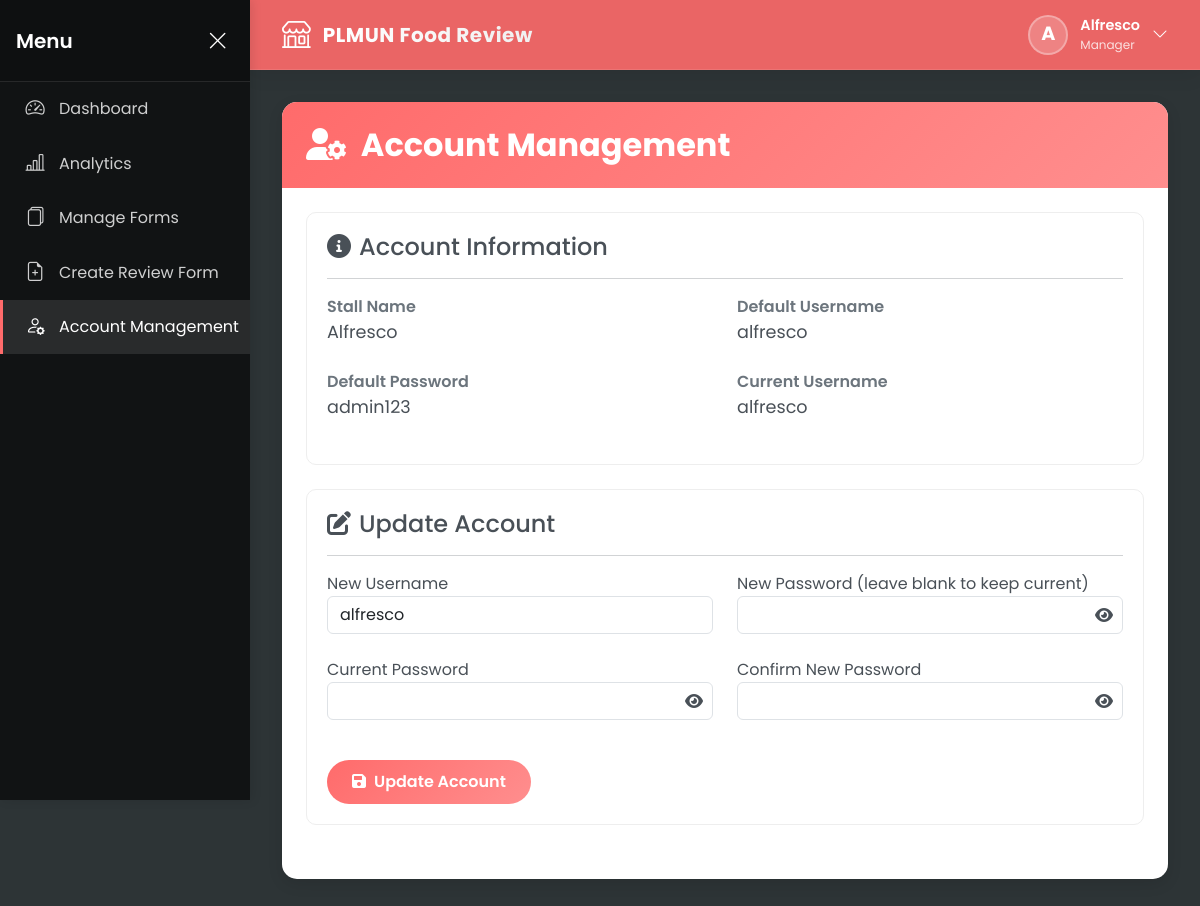
Page /stall_admin/account_management.php (signed in) on the committed database.
### tables this page shows
CREATE TABLE `food_stalls` (
  `id` int(11) NOT NULL,
  `stall_name` varchar(100) NOT NULL,
  `description` text DEFAULT NULL,
  `username` varchar(50) NOT NULL,
  `password` varchar(255) NOT NULL,
  `created_at` timestamp NOT NULL DEFAULT current_timestamp()
);

### stall_admin/account_management.php (the view, shortened to what this page needs)
<?php
require_once('../config/db_config.php');
$stall_id = $_SESSION["stall_id"];
$stmt = $conn->prepare("SELECT stall_name, description, username, password FROM food_stalls WHERE id = ?");
$stmt->bind_param("i", $stall_id);
$stmt->execute();
$result = $stmt->get_result();
$stall = $result->fetch_assoc();
$default_username = strtolower(str_replace(' ', '', $stall["stall_name"]));
$default_password = "admin123";
?>
<!DOCTYPE html>
<html lang="en">
<head>
    <link href="https://cdn.jsdelivr.net/npm/bootstrap@5.3.0/dist/css/bootstrap.min.css" rel="stylesheet">
    <link rel="stylesheet" href="https://cdnjs.cloudflare.com/ajax/libs/font-awesome/6.0.0/css/all.min.css">
    <link rel="stylesheet" href="../components/index.css">
</head>
<body>
    <?php include('../includes/sidebar.php'); ?>
    <?php include('../includes/topbar.php'); ?>
    <div class="main-content">
        <div class="dashboard-card">
            <div class="dashboard-header">
                <h2 class="dashboard-title"><i class="fas fa-user-cog me-2"></i> Account Management</h2>
            </div>
            <div class="p-4">
                <div class="account-info-card mb-4">
                    <h4><i class="fas fa-info-circle me-2"></i>Account Information</h4>
                    <hr>
                    <div class="row">
                        <div class="col-md-6">
                            <div class="form-group">
                                <label class="info-label">Stall Name</label>
                                <p class="info-value"><?= htmlspecialchars($stall["stall_name"]) ?></p>
                            </div>
                        </div>
                        <div class="col-md-6">
                            <div class="form-group">
                                <label class="info-label">Default Username</label>
                                <p class="info-value"><?= $default_username ?></p>
                            </div>
                        </div>
                        <div class="col-md-6">
                            <div class="form-group">
                                <label class="info-label">Default Password</label>
                                <p class="info-value"><?= $default_password ?></p>
                            </div>
                        </div>
                        <div class="col-md-6">
                            <div class="form-group">
                                <label class="info-label">Current Username</label>
                                <p class="info-value"><?= htmlspecialchars($stall["username"]) ?></p>
                            </div>
                        </div>
                    </div>
                </div>
                <div class="account-info-card">
                    <h4><i class="fas fa-edit me-2"></i>Update Account</h4>
                    <hr>
                    <form method="POST" action="account_management.php">
                        <div class="row">
                            <div class="col-md-6">
                                <div class="form-group">
                                    <label for="username">New Username</label>
                                    <input type="text" class="form-control" id="username" name="username"
                                        value="<?= htmlspecialchars($stall["username"]) ?>" required>
                                </div>
                            </div>
                            <div class="col-md-6">
                                <div class="form-group">
                                    <label for="new_password">New Password (leave blank to keep current)</label>
                                    <div class="position-relative">
                                        <input type="password" class="form-control" id="new_password"
                                            name="new_password">
                                        <i class="fas fa-eye password-toggle"
                                            onclick="togglePassword('new_password')"></i>
                                    </div>
                                </div>
                            </div>
                            <div class="col-md-6">
                                <div class="form-group">
                                    <label for="current_password">Current Password</label>
                                    <div class="position-relative">
                                        <input type="password" class="form-control" id="current_password"
                                            name="current_password" required>
                                        <i class="fas fa-eye password-toggle"
                                            onclick="togglePassword('current_password')"></i>
                                    </div>
                                </div>
                            </div>
                            <div class="col-md-6">
                                <div class="form-group">
                                    <label for="confirm_password">Confirm New Password</label>
                                    <div class="position-relative">
                                        <input type="password" class="form-control" id="confirm_password"
                                            name="confirm_password">
                                        <i class="fas fa-eye password-toggle"
                                            onclick="togglePassword('confirm_password')"></i>
                                    </div>
                                </div>
                            </div>
                        </div>
                        <button type="submit" name="update_account" class="btn btn-update mt-3">
                            <i class="fas fa-save me-2"></i>Update Account
                        </button>
                    </form>
                </div>
            </div>
        </div>
    </div>
</body>
</html>

### components/index.css (style rules this page uses)
:root { --primary-color: #ff6b6b; --primary-dark: #e05a5a; --dark-color: #2d3436; --light-color: #f9f9f9; --header-primary: #00674f --sidebar-width: 250px; --sidebar-collapsed-width: 80px; --gradient-primary: linear-gradient(135deg, #ff6b6b 0%, #ff8e8e 100%); }
body { font-family: "Poppins", "Segoe UI", Tahoma, Geneva, Verdana, sans-serif; background: var(--dark-color); color: #495057; overflow-x: hidden; }
.main-content { margin-left: var(--sidebar-width); margin-top: 70px; padding: 2rem; transition: margin-left 0.3s; min-height: calc(100vh - 70px); }
.dashboard-card { background: white; border-radius: 15px; box-shadow: 0 5px 15px rgba(0, 0, 0, 0.1); margin-bottom: 30px; }
.dashboard-header { background: var(--gradient-primary); color: white; padding: 1.5rem; border-radius: 15px 15px 0 0; }
.dashboard-title { font-weight: 700; margin-bottom: 0; }
.account-info-card { border: 1px solid #eee; border-radius: 10px; padding: 20px; margin-bottom: 30px; background: white; }
.info-label { font-weight: 600; color: #6c757d; }
.info-value { font-size: 1.1rem; }
.form-group { margin-bottom: 1.5rem; }
.btn-update { background: var(--gradient-primary); color: white; border: none; border-radius: 50px; padding: 10px 25px; font-weight: 600; }
.password-toggle { cursor: pointer; position: absolute; right: 10px; top: 50%; transform: translateY(-50%); }

### includes/topbar.php (style rules this page uses)
:root { --primary-color: #FF6B6B; --primary-dark: #e05a5a; --dark-color: #2D3436; --sidebar-width: 250px; --sidebar-collapsed-width: 80px; }

### rows in the picture
food_stalls: stall_name "Alfresco", stall_name "alfresco", username "alfresco"

### other values in the picture
$stall_initial "A"
$_SESSION['stall_name'] "Alfresco"
$default_password "admin123"
